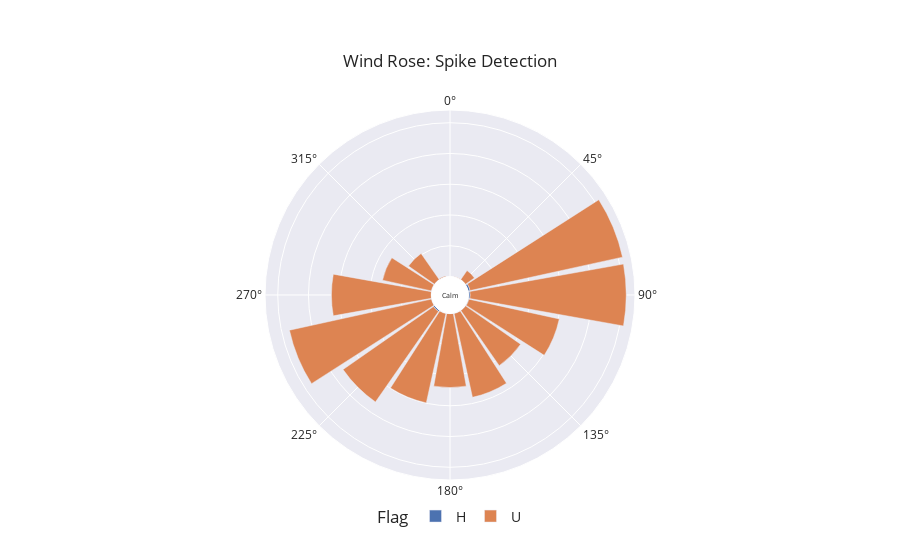

The notebook cell this image was saved under:
### Code cell
# SENR Klenze-Gymnasium Sendling
df_site = extract_site_data(df=df, dates = dates, site_name="BALR")

plot_wind_rose(df_site, column="Flag")

### Figure 1 — Plotly figure (JSON) as saved in the notebook; plotly's stock layout.template omitted (floating-point values rounded to 4 significant figures)
{"data": [{"hovertemplate": "Flag=H<br>len=%{r}<br>cardinal_direction=%{theta}<extra></extra>", "legendgroup": "H", "marker": {"color": "rgb(76,114,176)", "pattern": {"shape": ""}}, "name": "H", "r": [25, 34, 30, 23, 138, 24, 109, 32, 105, 39, 50, 13, 1, 33], "showlegend": true, "subplot": "polar", "theta": [315, 202.5, 135, 270, 67.5, 45, 90, 157.5, 225, 292.5, 112.5, 180, 337.5, 247.5], "type": "barpolar"}, {"hovertemplate": "Flag=U<br>len=%{r}<br>cardinal_direction=%{theta}<extra></extra>", "legendgroup": "U", "marker": {"color": "rgb(221,132,82)", "pattern": {"shape": ""}}, "name": "U", "r": [10148, 2062, 10149, 9454, 709, 6484, 7170, 65, 6024, 5579, 4366, 4805, 36, 5946, 3251], "showlegend": true, "subplot": "polar", "theta": [67.5, 315, 90, 247.5, 45, 270, 225, 337.5, 112.5, 157.5, 135, 180, 22.5, 202.5, 292.5], "type": "barpolar"}], "layout": {"annotations": [{"font": {"size": 7}, "showarrow": false, "text": "Calm", "x": 0.5, "y": 0.5}], "barmode": "relative", "legend": {"font": {"size": 14}, "orientation": "h", "title": {"text": "Flag"}, "tracegroupgap": 0, "x": 0.5, "xanchor": "center", "y": -0.1, "yanchor": "middle"}, "margin": {"t": 110}, "polar": {"angularaxis": {"direction": "clockwise", "rotation": 90}, "domain": {"x": [0, 1], "y": [0, 1]}, "hole": 0.1, "radialaxis": {"linewidth": 0, "showticklabels": false, "ticks": ""}}, "title": {"text": "Wind Rose: Spike Detection", "xanchor": "center", "yanchor": "top"}}}
